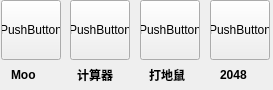
<?xml version="1.0" encoding="UTF-8"?>
<ui version="4.0">
 <class>ToolForm</class>
 <widget class="QWidget" name="ToolForm">
  <property name="geometry">
   <rect>
    <x>0</x>
    <y>0</y>
    <width>273</width>
    <height>90</height>
   </rect>
  </property>
  <property name="windowTitle">
   <string>Form</string>
  </property>
  <widget class="QPushButton" name="pushButton_player">
   <property name="geometry">
    <rect>
     <x>1</x>
     <y>0</y>
     <width>60</width>
     <height>60</height>
    </rect>
   </property>
   <property name="text">
    <string>PushButton</string>
   </property>
  </widget>
  <widget class="QPushButton" name="pushButton_calo">
   <property name="geometry">
    <rect>
     <x>70</x>
     <y>0</y>
     <width>60</width>
     <height>60</height>
    </rect>
   </property>
   <property name="text">
    <string>PushButton</string>
   </property>
  </widget>
  <widget class="QPushButton" name="pushButton_rat">
   <property name="geometry">
    <rect>
     <x>140</x>
     <y>0</y>
     <width>60</width>
     <height>60</height>
    </rect>
   </property>
   <property name="text">
    <string>PushButton</string>
   </property>
  </widget>
  <widget class="QPushButton" name="pushButton_2048">
   <property name="geometry">
    <rect>
     <x>210</x>
     <y>0</y>
     <width>60</width>
     <height>60</height>
    </rect>
   </property>
   <property name="text">
    <string>PushButton</string>
   </property>
  </widget>
  <widget class="QLabel" name="label">
   <property name="geometry">
    <rect>
     <x>11</x>
     <y>66</y>
     <width>41</width>
     <height>19</height>
    </rect>
   </property>
   <property name="text">
    <string>&lt;html&gt;&lt;head/&gt;&lt;body&gt;&lt;p&gt;&lt;span style=&quot; font-weight:700;&quot;&gt;Moo&lt;/span&gt;&lt;/p&gt;&lt;/body&gt;&lt;/html&gt;</string>
   </property>
  </widget>
  <widget class="QLabel" name="label_2">
   <property name="geometry">
    <rect>
     <x>77</x>
     <y>66</y>
     <width>51</width>
     <height>19</height>
    </rect>
   </property>
   <property name="text">
    <string>&lt;html&gt;&lt;head/&gt;&lt;body&gt;&lt;p&gt;&lt;span style=&quot; font-weight:700;&quot;&gt;计算器&lt;/span&gt;&lt;/p&gt;&lt;/body&gt;&lt;/html&gt;</string>
   </property>
  </widget>
  <widget class="QLabel" name="label_3">
   <property name="geometry">
    <rect>
     <x>149</x>
     <y>66</y>
     <width>51</width>
     <height>19</height>
    </rect>
   </property>
   <property name="text">
    <string>&lt;html&gt;&lt;head/&gt;&lt;body&gt;&lt;p&gt;&lt;span style=&quot; font-weight:700;&quot;&gt;打地鼠&lt;/span&gt;&lt;/p&gt;&lt;/body&gt;&lt;/html&gt;</string>
   </property>
  </widget>
  <widget class="QLabel" name="label_4">
   <property name="geometry">
    <rect>
     <x>220</x>
     <y>66</y>
     <width>41</width>
     <height>19</height>
    </rect>
   </property>
   <property name="text">
    <string>&lt;html&gt;&lt;head/&gt;&lt;body&gt;&lt;p&gt;&lt;span style=&quot; font-weight:700;&quot;&gt;2048&lt;/span&gt;&lt;/p&gt;&lt;/body&gt;&lt;/html&gt;</string>
   </property>
  </widget>
 </widget>
 <resources/>
 <connections/>
</ui>
